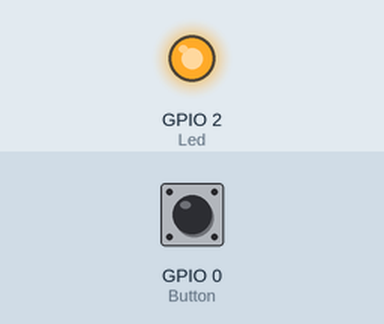
Recording of a sketch running on a simulated ESP8266 (NodeMCU). On the bench: output pins drawn as LEDs (lit = HIGH). The inputs (shaded band) are chosen by the test bench; at power-on: GPIO 0 (Button) HIGH.

Above: at 1.2 s.
1.3 s: GPIO 0 (Button) pulled LOW for 0.15 s
At 1.37 s:
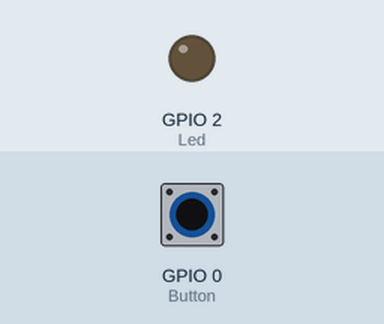
2.9 s: GPIO 0 (Button) pulled LOW for 3.2 s
At 6.5 s:
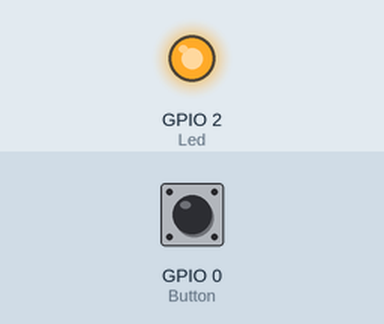
Timing chart, 0 to 8.0 s (numbered marks = the images above; inputs shaded):
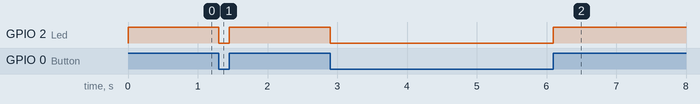

The sketch:

00-Button-Led.ino
```cpp
//Libraries
#include<ESP8266WiFi.h>

// Variables
int Button = 0;
int Led = 2;

void setup(){
  //pin Setups
  pinMode(Led,OUTPUT);
  pinMode(Button,INPUT);
}

void loop(){
  //make button Flash in esp8266 control the led in board ON/OFF
  digitalWrite(Led,digitalRead(Button));
}
```

Measured:
- after the input at 1.3 s, GPIO 2 (Led): HIGH → LOW at once, → HIGH 0.15 s later
- after the input at 2.9 s, GPIO 2 (Led): HIGH → LOW at once, → HIGH 3.2 s later
